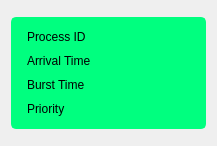
<?xml version="1.0" encoding="UTF-8"?>
<ui version="4.0">
 <class>Process_Template</class>
 <widget class="QWidget" name="Process_Template">
  <property name="geometry">
   <rect>
    <x>0</x>
    <y>0</y>
    <width>217</width>
    <height>146</height>
   </rect>
  </property>
  <property name="windowTitle">
   <string>Form</string>
  </property>
  <property name="styleSheet">
   <string notr="true"/>
  </property>
  <layout class="QGridLayout" name="gridLayout">
   <item row="0" column="0">
    <widget class="QGroupBox" name="groupBox">
     <property name="sizePolicy">
      <sizepolicy hsizetype="Preferred" vsizetype="Fixed">
       <horstretch>0</horstretch>
       <verstretch>0</verstretch>
      </sizepolicy>
     </property>
     <property name="styleSheet">
      <string notr="true">background-color:#00FF7F;
border:2px solid #00FF7F;
border-radius:5px;</string>
     </property>
     <property name="title">
      <string/>
     </property>
     <layout class="QVBoxLayout" name="verticalLayout">
      <item>
       <layout class="QHBoxLayout" name="horizontalLayout">
        <item>
         <widget class="QLabel" name="label_2">
          <property name="text">
           <string>Process ID</string>
          </property>
         </widget>
        </item>
        <item>
         <widget class="QLabel" name="Pid">
          <property name="text">
           <string/>
          </property>
          <property name="alignment">
           <set>Qt::AlignmentFlag::AlignCenter</set>
          </property>
         </widget>
        </item>
       </layout>
      </item>
      <item>
       <layout class="QHBoxLayout" name="horizontalLayout_2">
        <item>
         <widget class="QLabel" name="label_3">
          <property name="text">
           <string>Arrival Time</string>
          </property>
         </widget>
        </item>
        <item>
         <widget class="QLabel" name="atime">
          <property name="text">
           <string/>
          </property>
          <property name="alignment">
           <set>Qt::AlignmentFlag::AlignCenter</set>
          </property>
         </widget>
        </item>
       </layout>
      </item>
      <item>
       <layout class="QHBoxLayout" name="horizontalLayout_3">
        <item>
         <widget class="QLabel" name="label_4">
          <property name="text">
           <string>Burst Time</string>
          </property>
         </widget>
        </item>
        <item>
         <widget class="QLabel" name="btime">
          <property name="text">
           <string/>
          </property>
          <property name="alignment">
           <set>Qt::AlignmentFlag::AlignCenter</set>
          </property>
         </widget>
        </item>
       </layout>
      </item>
      <item>
       <layout class="QHBoxLayout" name="horizontalLayout_5">
        <item>
         <widget class="QLabel" name="label_6">
          <property name="text">
           <string>Priority</string>
          </property>
         </widget>
        </item>
        <item>
         <widget class="QLabel" name="prioritylabel">
          <property name="text">
           <string/>
          </property>
          <property name="alignment">
           <set>Qt::AlignmentFlag::AlignCenter</set>
          </property>
         </widget>
        </item>
       </layout>
      </item>
     </layout>
    </widget>
   </item>
  </layout>
 </widget>
 <resources/>
 <connections/>
</ui>
